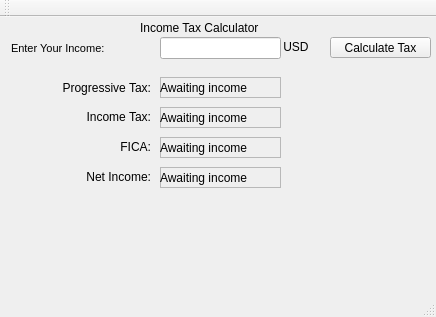
<?xml version="1.0" encoding="UTF-8"?>
<ui version="4.0">
 <class>MainWindow</class>
 <widget class="QMainWindow" name="MainWindow">
  <property name="geometry">
   <rect>
    <x>0</x>
    <y>0</y>
    <width>436</width>
    <height>317</height>
   </rect>
  </property>
  <property name="minimumSize">
   <size>
    <width>400</width>
    <height>300</height>
   </size>
  </property>
  <property name="maximumSize">
   <size>
    <width>600</width>
    <height>450</height>
   </size>
  </property>
  <property name="windowTitle">
   <string>MainWindow</string>
  </property>
  <widget class="QWidget" name="centralWidget">
   <widget class="QLabel" name="label">
    <property name="geometry">
     <rect>
      <x>11</x>
      <y>21</y>
      <width>141</width>
      <height>20</height>
     </rect>
    </property>
    <property name="font">
     <font>
      <pointsize>8</pointsize>
     </font>
    </property>
    <property name="text">
     <string>Enter Your Income:</string>
    </property>
   </widget>
   <widget class="QLabel" name="label_2">
    <property name="geometry">
     <rect>
      <x>280</x>
      <y>20</y>
      <width>41</width>
      <height>20</height>
     </rect>
    </property>
    <property name="text">
     <string> USD</string>
    </property>
   </widget>
   <widget class="QPushButton" name="Calculate">
    <property name="geometry">
     <rect>
      <x>330</x>
      <y>20</y>
      <width>101</width>
      <height>21</height>
     </rect>
    </property>
    <property name="text">
     <string>Calculate Tax</string>
    </property>
   </widget>
   <widget class="QLabel" name="label_3">
    <property name="geometry">
     <rect>
      <x>140</x>
      <y>0</y>
      <width>171</width>
      <height>21</height>
     </rect>
    </property>
    <property name="text">
     <string>Income Tax Calculator</string>
    </property>
   </widget>
   <widget class="QLabel" name="label_4">
    <property name="geometry">
     <rect>
      <x>10</x>
      <y>60</y>
      <width>141</width>
      <height>21</height>
     </rect>
    </property>
    <property name="text">
     <string>Progressive Tax:</string>
    </property>
    <property name="alignment">
     <set>Qt::AlignRight|Qt::AlignTrailing|Qt::AlignVCenter</set>
    </property>
   </widget>
   <widget class="QLabel" name="label_5">
    <property name="geometry">
     <rect>
      <x>10</x>
      <y>90</y>
      <width>141</width>
      <height>20</height>
     </rect>
    </property>
    <property name="text">
     <string>Income Tax:</string>
    </property>
    <property name="alignment">
     <set>Qt::AlignRight|Qt::AlignTrailing|Qt::AlignVCenter</set>
    </property>
   </widget>
   <widget class="QLabel" name="label_6">
    <property name="geometry">
     <rect>
      <x>10</x>
      <y>119</y>
      <width>141</width>
      <height>21</height>
     </rect>
    </property>
    <property name="text">
     <string>FICA:</string>
    </property>
    <property name="alignment">
     <set>Qt::AlignRight|Qt::AlignTrailing|Qt::AlignVCenter</set>
    </property>
   </widget>
   <widget class="QLabel" name="label_7">
    <property name="geometry">
     <rect>
      <x>10</x>
      <y>150</y>
      <width>141</width>
      <height>20</height>
     </rect>
    </property>
    <property name="layoutDirection">
     <enum>Qt::LeftToRight</enum>
    </property>
    <property name="text">
     <string>Net Income:</string>
    </property>
    <property name="alignment">
     <set>Qt::AlignRight|Qt::AlignTrailing|Qt::AlignVCenter</set>
    </property>
   </widget>
   <widget class="QFrame" name="frame">
    <property name="geometry">
     <rect>
      <x>160</x>
      <y>60</y>
      <width>121</width>
      <height>21</height>
     </rect>
    </property>
    <property name="frameShape">
     <enum>QFrame::StyledPanel</enum>
    </property>
    <property name="frameShadow">
     <enum>QFrame::Sunken</enum>
    </property>
    <widget class="QLabel" name="label_8">
     <property name="geometry">
      <rect>
       <x>0</x>
       <y>0</y>
       <width>121</width>
       <height>21</height>
      </rect>
     </property>
     <property name="text">
      <string>Awaiting income</string>
     </property>
    </widget>
   </widget>
   <widget class="QFrame" name="frame_2">
    <property name="geometry">
     <rect>
      <x>160</x>
      <y>90</y>
      <width>121</width>
      <height>21</height>
     </rect>
    </property>
    <property name="frameShape">
     <enum>QFrame::StyledPanel</enum>
    </property>
    <property name="frameShadow">
     <enum>QFrame::Sunken</enum>
    </property>
    <widget class="QLabel" name="label_9">
     <property name="geometry">
      <rect>
       <x>0</x>
       <y>0</y>
       <width>121</width>
       <height>21</height>
      </rect>
     </property>
     <property name="text">
      <string>Awaiting income</string>
     </property>
    </widget>
   </widget>
   <widget class="QFrame" name="frame_3">
    <property name="geometry">
     <rect>
      <x>160</x>
      <y>120</y>
      <width>121</width>
      <height>21</height>
     </rect>
    </property>
    <property name="frameShape">
     <enum>QFrame::StyledPanel</enum>
    </property>
    <property name="frameShadow">
     <enum>QFrame::Sunken</enum>
    </property>
    <widget class="QLabel" name="label_10">
     <property name="geometry">
      <rect>
       <x>0</x>
       <y>0</y>
       <width>121</width>
       <height>21</height>
      </rect>
     </property>
     <property name="text">
      <string>Awaiting income</string>
     </property>
    </widget>
   </widget>
   <widget class="QFrame" name="frame_4">
    <property name="geometry">
     <rect>
      <x>160</x>
      <y>150</y>
      <width>121</width>
      <height>21</height>
     </rect>
    </property>
    <property name="frameShape">
     <enum>QFrame::StyledPanel</enum>
    </property>
    <property name="frameShadow">
     <enum>QFrame::Sunken</enum>
    </property>
    <widget class="QLabel" name="label_11">
     <property name="geometry">
      <rect>
       <x>0</x>
       <y>0</y>
       <width>121</width>
       <height>21</height>
      </rect>
     </property>
     <property name="text">
      <string>Awaiting income</string>
     </property>
    </widget>
   </widget>
   <widget class="QLineEdit" name="Income">
    <property name="geometry">
     <rect>
      <x>160</x>
      <y>20</y>
      <width>121</width>
      <height>22</height>
     </rect>
    </property>
   </widget>
  </widget>
  <widget class="QMenuBar" name="menuBar">
   <property name="geometry">
    <rect>
     <x>0</x>
     <y>0</y>
     <width>436</width>
     <height>17</height>
    </rect>
   </property>
  </widget>
  <widget class="QToolBar" name="mainToolBar">
   <attribute name="toolBarArea">
    <enum>TopToolBarArea</enum>
   </attribute>
   <attribute name="toolBarBreak">
    <bool>false</bool>
   </attribute>
  </widget>
  <widget class="QStatusBar" name="statusBar"/>
 </widget>
 <layoutdefault spacing="6" margin="11"/>
 <resources/>
 <connections/>
</ui>
